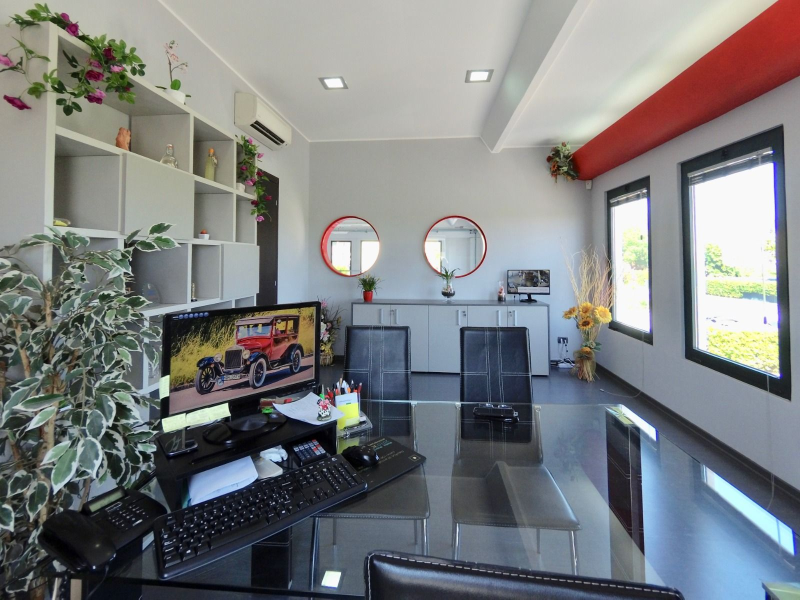
#> input picture site/img/originali/logo.png, 1600 x 1199 px (shown at 1/2 size)
$ python fetch_images.py
#> lines starting #> are read from the running program, lines starting #| are printed output that depends on the picture
#!/usr/bin/env python3
"""Scarica le immagini dal vecchio sito Wix (una sola volta) e crea le versioni ottimizzate.

- Originali salvati in site/img/originali/<name>.<ext> (archivio, non usati dalle pagine)
- Foto: site/img/<name>-480.webp, -960.webp, -1600.webp e <name>-1600.jpg (anteprima social)
- Loghi: site/img/<name>.webp e <name>.png (max 400px)

Idempotente: se un file esiste già non viene riscaricato né rigenerato.
"""
import json
import pathlib
import sys
import urllib.request

from PIL import Image

ROOT = pathlib.Path(__file__).resolve().parent.parent
IMG = ROOT / "site" / "img"
ORIG = IMG / "originali"
WIDTHS = (480, 960, 1600)


def download(url: str, dest: pathlib.Path) -> None:
    req = urllib.request.Request(url, headers={"User-Agent": "Mozilla/5.0 (migrazione sito)"})
    with urllib.request.urlopen(req, timeout=60) as r:
        dest.write_bytes(r.read())


def resized(im: Image.Image, width: int) -> Image.Image:
    if im.width <= width:
        return im.copy()
    h = round(im.height * width / im.width)
    return im.resize((width, h), Image.LANCZOS)


def main() -> int:
    cfg = json.loads((ROOT / "scripts" / "images.json").read_text(encoding="utf-8"))
#> (reads scripts/images.json from the repository)
    ORIG.mkdir(parents=True, exist_ok=True)
    changed = False
    failed = 0
    for item in cfg["images"]:
        name, wix = item["name"], item["wix"]
        ext = pathlib.Path(wix).suffix.lower() if wix else ".jpg"
        src = next((p for p in ORIG.glob(name + ".*")), None)
        if src is None and not wix:
            print(f"ATTENZIONE: manca site/img/originali/{name}.*, la salto")
            continue
        if src is None:
            src = ORIG / (name + ext)
            print(f"Scarico {name} ...")
            try:
                download(cfg["base"] + wix, src)
            except Exception as e:  # rete non disponibile: riprova al prossimo avvio
                print(f"ATTENZIONE: download di {name} non riuscito ({e})")
                src.unlink(missing_ok=True)
                failed += 1
                continue
            changed = True
        im = Image.open(src)
#> im is the input picture: PIL image 1600x1199 RGB; mean R, G, B 125.2, 127.6, 128.9
        im.load()
        if item.get("logo"):
            out_png, out_webp = IMG / f"{name}.png", IMG / f"{name}.webp"
            if not out_webp.exists():
                small = resized(im.convert("RGBA"), 400)
#> in resized, `return im.resize((width, h), Image.LANCZOS)`:
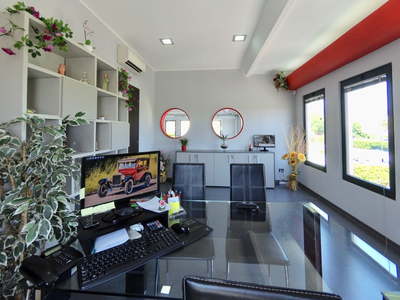
#> returned value: PIL image 400x300 RGBA; mean R, G, B, A 125.2, 127.6, 128.9, 255
                small.save(out_png, optimize=True)
                small.save(out_webp, "WEBP", quality=90, method=6)
                changed = True
            continue
        rgb = im.convert("RGB")
        for w in WIDTHS:
            out = IMG / f"{name}-{w}.webp"
            if not out.exists():
                resized(rgb, w).save(out, "WEBP", quality=78, method=6)
                changed = True
        jpg = IMG / f"{name}-1600.jpg"
        if not jpg.exists():
            resized(rgb, 1600).save(jpg, "JPEG", quality=80, optimize=True, progressive=True)
            changed = True
#> pass 2 of the loop in main, `for item in cfg["images"]:`:
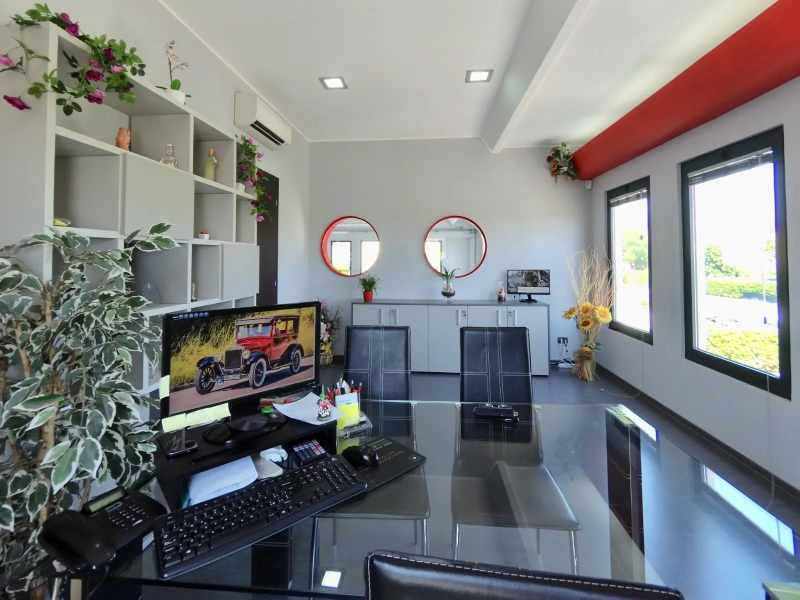
#> input picture site/img/originali/esterno.png, 1600 x 1199 px (shown at 1/2 size)
#> in main, im is the input picture: PIL image 1600x1199 RGB; mean R, G, B 125.1, 127.8, 128.8
#> the loop in main, `for w in WIDTHS:` made 3 passes
#> pass 1, in main, `resized(rgb, w).save(out, "WEBP", quality=78, method=6)`:
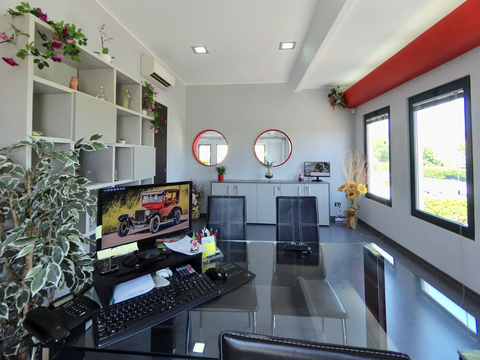
#> saved as esterno-480.webp: PIL image 480x360 RGB; mean R, G, B 125.1, 127.8, 128.8
#> pass 2, in main, `resized(rgb, w).save(out, "WEBP", quality=78, method=6)`:
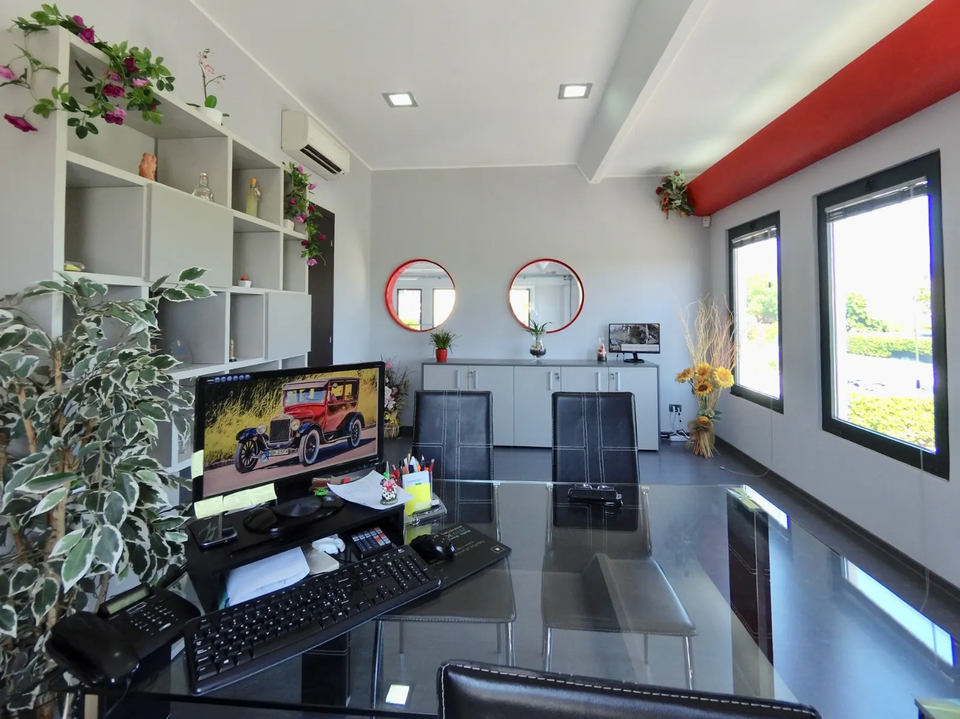
#> saved as esterno-960.webp: PIL image 960x719 RGB; mean R, G, B 125.1, 127.8, 128.8
    print("Immagini aggiornate." if changed else "Nessuna immagine da aggiornare.")
    return 1 if failed else 0


if __name__ == "__main__":
#> (the run stopped early here; a loop or call above may not have finished)
